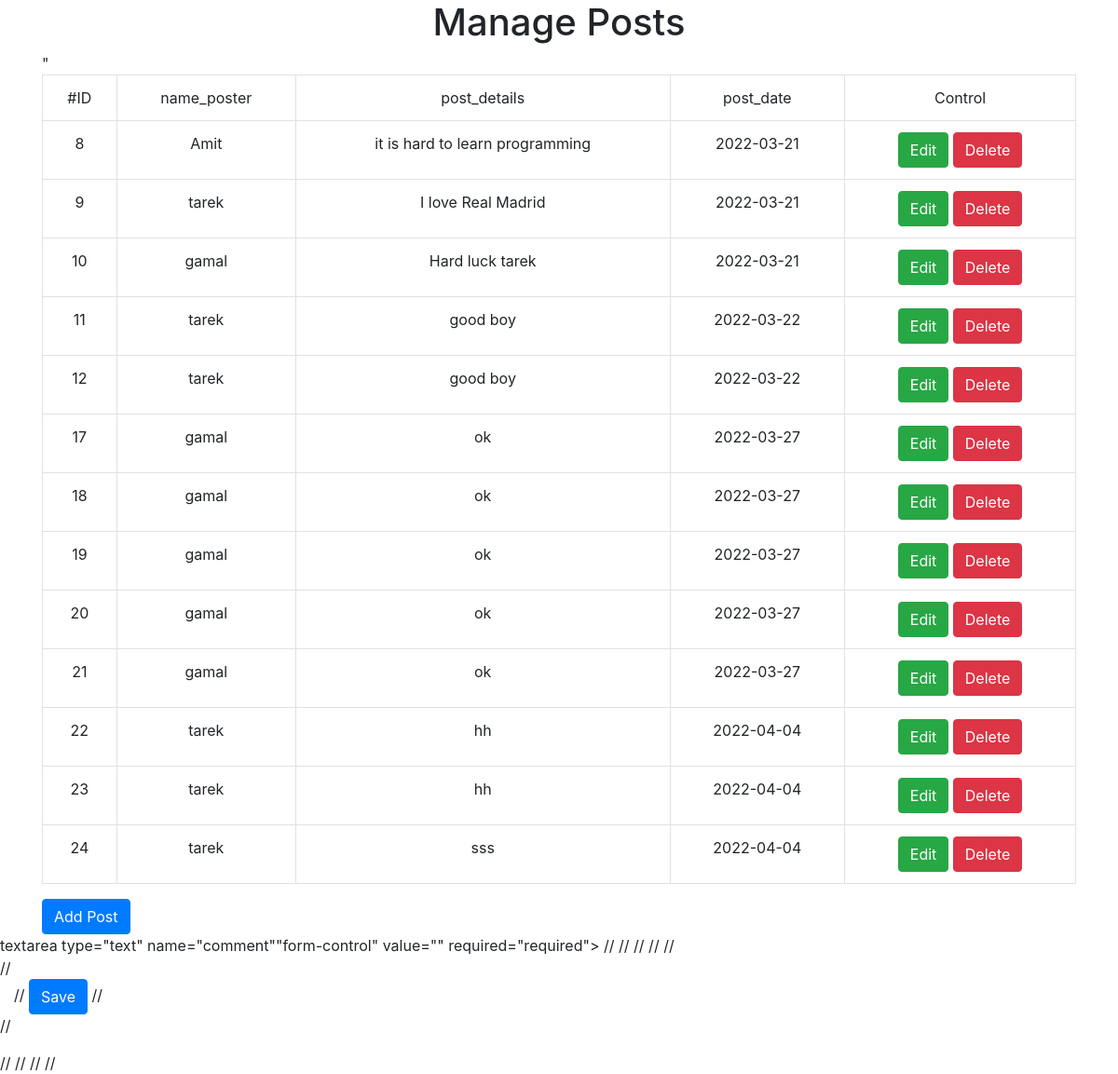
/manage.php, run on the app's committed database.
### tables this page shows
CREATE TABLE `posts` (
  `post_id` int(11) NOT NULL,
  `name_poster` varchar(200) NOT NULL,
  `post_details` varchar(200) NOT NULL,
  `post_date` date NOT NULL,
  `upload_image` varchar(200) NOT NULL
);

### manage.php (the view, shortened to what this page needs)
<?php
   include 'header.php';
   include 'connect.php';
$stmt = mysqli_query($con,"SELECT posts.*   FROM posts
    ");
  ?>
  <h1 class='text-center'> Manage Posts</h1>
<div class='container'>"
    <div class="table-responsive">
        <table class="main-table text-center table table-bordered">
            <tr>
                <td>#ID</td>
                <td>name_poster</td>
                <td>post_details</td>
                <td>post_date</td>
                <td>Control</td>
            </tr>
            <?php
               while($rows=mysqli_fetch_array($stmt)){
                    echo "<tr>";
                      echo "<td>" . $rows['post_id'] . "</td>";
                      echo "<td>" . $rows['name_poster'] . "</td>";
                      echo "<td>" . $rows['post_details'] . "</td>";
                      echo "<td>" . $rows['post_date'] . "</td>";
                      echo "<td>
                      <a href='travels.php?do=Edit&travelid=" . $rows['post_id'] . "' class='btn btn-success'>Edit</a>
                      <a href='travels.php?do=Delete&travelid=" . $rows['post_id'] . "'' class='btn btn-danger confirm'>Delete</a>";
                     echo " </td>";
                    echo "</tr>";
                }
            ?>
        </table>
    </div>
  <a href="Addpost.php" class="btn btn-primary">Add Post</a>
  </div>
	  			textarea type="text" name="comment""form-control" value=""  required="required"><?php// echo $row['comment'] </textarea>
	//   		</div>
	//   	</div>
	//
	//
	//   	<div class="form-group">
	//   		<div class="col-sm-offset-2 col-sm-10">
	//   			<input type="submit" value="Save" class="btn btn-primary">
	//   		</div>
	//   	</div>
	//
	//   	</form>
	//   </div>
	//  	<?php

### data on the page
posts: post_id "8", name_poster "Amit", post_details "it is hard to learn programming", post_date "2022-03-21"
posts: post_id "9", name_poster "tarek", post_details "I love Real Madrid", post_date "2022-03-21"
posts: post_id "10", name_poster "gamal", post_details "Hard luck tarek", post_date "2022-03-21"
posts: post_id "11", name_poster "tarek", post_details "good boy", post_date "2022-03-22"
posts: post_id "12", name_poster "tarek", post_details "good boy", post_date "2022-03-22"
posts: post_id "17", name_poster "gamal", post_details "ok", post_date "2022-03-27"
posts: post_id "18", name_poster "gamal", post_details "ok", post_date "2022-03-27"
posts: post_id "19", name_poster "gamal", post_details "ok", post_date "2022-03-27"
posts: post_id "20", name_poster "gamal", post_details "ok", post_date "2022-03-27"
posts: post_id "21", name_poster "gamal", post_details "ok", post_date "2022-03-27"
posts: post_id "22", name_poster "tarek", post_details "hh", post_date "2022-04-04"
posts: post_id "23", name_poster "tarek", post_details "hh", post_date "2022-04-04"
posts: post_id "24", name_poster "tarek", post_details "sss", post_date "2022-04-04"
